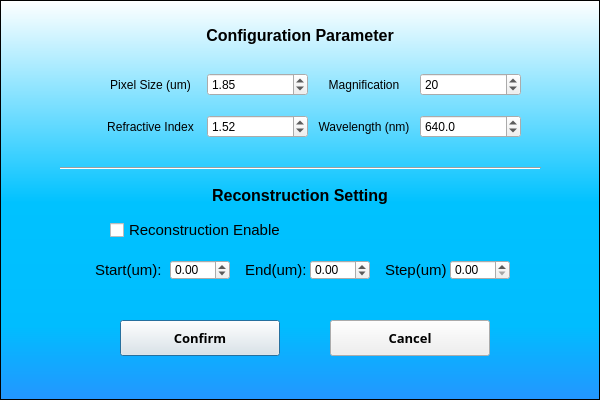
<?xml version="1.0" encoding="UTF-8"?>
<ui version="4.0">
 <class>Dialog</class>
 <widget class="QDialog" name="Dialog">
  <property name="geometry">
   <rect>
    <x>0</x>
    <y>0</y>
    <width>600</width>
    <height>400</height>
   </rect>
  </property>
  <property name="windowTitle">
   <string>Dialog</string>
  </property>
  <widget class="Line" name="line">
   <property name="geometry">
    <rect>
     <x>60</x>
     <y>160</y>
     <width>481</width>
     <height>16</height>
    </rect>
   </property>
   <property name="orientation">
    <enum>Qt::Horizontal</enum>
   </property>
  </widget>
  <widget class="QCheckBox" name="checkBox_recon">
   <property name="geometry">
    <rect>
     <x>110</x>
     <y>220</y>
     <width>181</width>
     <height>20</height>
    </rect>
   </property>
   <property name="sizeIncrement">
    <size>
     <width>20</width>
     <height>20</height>
    </size>
   </property>
   <property name="baseSize">
    <size>
     <width>0</width>
     <height>0</height>
    </size>
   </property>
   <property name="font">
    <font>
     <family>Arial</family>
     <pointsize>11</pointsize>
     <weight>50</weight>
     <italic>false</italic>
     <bold>false</bold>
    </font>
   </property>
   <property name="styleSheet">
    <string notr="true">font: 11pt &quot;Arial&quot;;

</string>
   </property>
   <property name="locale">
    <locale language="English" country="Canada"/>
   </property>
   <property name="text">
    <string>Reconstruction Enable</string>
   </property>
   <property name="iconSize">
    <size>
     <width>60</width>
     <height>60</height>
    </size>
   </property>
  </widget>
  <widget class="QWidget" name="layoutWidget_2">
   <property name="geometry">
    <rect>
     <x>100</x>
     <y>60</y>
     <width>421</width>
     <height>91</height>
    </rect>
   </property>
   <layout class="QGridLayout" name="gridLayout">
    <item row="1" column="2">
     <widget class="QLabel" name="label_wavelength">
      <property name="font">
       <font>
        <family>Arial</family>
        <pointsize>9</pointsize>
       </font>
      </property>
      <property name="locale">
       <locale language="English" country="Canada"/>
      </property>
      <property name="text">
       <string>Wavelength (nm)</string>
      </property>
      <property name="alignment">
       <set>Qt::AlignCenter</set>
      </property>
     </widget>
    </item>
    <item row="1" column="0">
     <widget class="QLabel" name="label_RI">
      <property name="font">
       <font>
        <family>Arial</family>
        <pointsize>9</pointsize>
       </font>
      </property>
      <property name="locale">
       <locale language="English" country="Canada"/>
      </property>
      <property name="text">
       <string>Refractive Index</string>
      </property>
      <property name="alignment">
       <set>Qt::AlignCenter</set>
      </property>
     </widget>
    </item>
    <item row="0" column="1">
     <widget class="QDoubleSpinBox" name="pixel_size">
      <property name="locale">
       <locale language="English" country="Canada"/>
      </property>
      <property name="minimum">
       <double>0.100000000000000</double>
      </property>
      <property name="maximum">
       <double>20.000000000000000</double>
      </property>
      <property name="singleStep">
       <double>0.010000000000000</double>
      </property>
      <property name="value">
       <double>1.850000000000000</double>
      </property>
     </widget>
    </item>
    <item row="0" column="3">
     <widget class="QSpinBox" name="magnification">
      <property name="locale">
       <locale language="English" country="Canada"/>
      </property>
      <property name="minimum">
       <number>1</number>
      </property>
      <property name="maximum">
       <number>150</number>
      </property>
      <property name="value">
       <number>20</number>
      </property>
     </widget>
    </item>
    <item row="1" column="3">
     <widget class="QDoubleSpinBox" name="wave_length">
      <property name="locale">
       <locale language="English" country="Canada"/>
      </property>
      <property name="frame">
       <bool>true</bool>
      </property>
      <property name="decimals">
       <number>1</number>
      </property>
      <property name="minimum">
       <double>350.000000000000000</double>
      </property>
      <property name="maximum">
       <double>1500.000000000000000</double>
      </property>
      <property name="singleStep">
       <double>1.000000000000000</double>
      </property>
      <property name="stepType">
       <enum>QAbstractSpinBox::DefaultStepType</enum>
      </property>
      <property name="value">
       <double>640.000000000000000</double>
      </property>
     </widget>
    </item>
    <item row="0" column="2">
     <widget class="QLabel" name="label_mag">
      <property name="font">
       <font>
        <family>Arial</family>
        <pointsize>9</pointsize>
       </font>
      </property>
      <property name="locale">
       <locale language="English" country="Canada"/>
      </property>
      <property name="text">
       <string>Magnification</string>
      </property>
      <property name="alignment">
       <set>Qt::AlignCenter</set>
      </property>
     </widget>
    </item>
    <item row="0" column="0">
     <widget class="QLabel" name="label_pixel">
      <property name="font">
       <font>
        <family>Arial</family>
        <pointsize>9</pointsize>
       </font>
      </property>
      <property name="locale">
       <locale language="English" country="Canada"/>
      </property>
      <property name="text">
       <string>Pixel Size (um)</string>
      </property>
      <property name="alignment">
       <set>Qt::AlignCenter</set>
      </property>
     </widget>
    </item>
    <item row="1" column="1">
     <widget class="QDoubleSpinBox" name="diffraction_index">
      <property name="locale">
       <locale language="English" country="Canada"/>
      </property>
      <property name="maximum">
       <double>10.000000000000000</double>
      </property>
      <property name="singleStep">
       <double>0.010000000000000</double>
      </property>
      <property name="value">
       <double>1.520000000000000</double>
      </property>
     </widget>
    </item>
   </layout>
  </widget>
  <widget class="QPushButton" name="pushButton_confirm">
   <property name="geometry">
    <rect>
     <x>120</x>
     <y>320</y>
     <width>160</width>
     <height>36</height>
    </rect>
   </property>
   <property name="font">
    <font>
     <family>Arial Black</family>
     <pointsize>10</pointsize>
     <weight>75</weight>
     <bold>true</bold>
    </font>
   </property>
   <property name="locale">
    <locale language="English" country="Canada"/>
   </property>
   <property name="text">
    <string>Confirm</string>
   </property>
  </widget>
  <widget class="QPushButton" name="pushButton_cancel">
   <property name="geometry">
    <rect>
     <x>330</x>
     <y>320</y>
     <width>160</width>
     <height>36</height>
    </rect>
   </property>
   <property name="font">
    <font>
     <family>Arial Black</family>
     <pointsize>10</pointsize>
     <weight>75</weight>
     <bold>true</bold>
    </font>
   </property>
   <property name="locale">
    <locale language="English" country="Canada"/>
   </property>
   <property name="text">
    <string>Cancel</string>
   </property>
  </widget>
  <widget class="QLabel" name="Title_config">
   <property name="geometry">
    <rect>
     <x>200</x>
     <y>20</y>
     <width>200</width>
     <height>30</height>
    </rect>
   </property>
   <property name="font">
    <font>
     <family>Arial</family>
     <pointsize>12</pointsize>
     <weight>75</weight>
     <bold>true</bold>
    </font>
   </property>
   <property name="locale">
    <locale language="English" country="Canada"/>
   </property>
   <property name="text">
    <string>Configuration Parameter</string>
   </property>
   <property name="alignment">
    <set>Qt::AlignCenter</set>
   </property>
  </widget>
  <widget class="QLabel" name="Title_recon">
   <property name="geometry">
    <rect>
     <x>200</x>
     <y>180</y>
     <width>200</width>
     <height>30</height>
    </rect>
   </property>
   <property name="font">
    <font>
     <family>Arial</family>
     <pointsize>12</pointsize>
     <weight>75</weight>
     <bold>true</bold>
    </font>
   </property>
   <property name="locale">
    <locale language="English" country="Canada"/>
   </property>
   <property name="text">
    <string>Reconstruction Setting</string>
   </property>
   <property name="alignment">
    <set>Qt::AlignCenter</set>
   </property>
  </widget>
  <widget class="QDoubleSpinBox" name="SpinBox_start_recon">
   <property name="geometry">
    <rect>
     <x>170</x>
     <y>260</y>
     <width>60</width>
     <height>20</height>
    </rect>
   </property>
   <property name="locale">
    <locale language="English" country="Canada"/>
   </property>
   <property name="minimum">
    <double>-2000.000000000000000</double>
   </property>
   <property name="maximum">
    <double>2000.000000000000000</double>
   </property>
  </widget>
  <widget class="QDoubleSpinBox" name="SpinBox_end_recon">
   <property name="geometry">
    <rect>
     <x>310</x>
     <y>260</y>
     <width>60</width>
     <height>20</height>
    </rect>
   </property>
   <property name="locale">
    <locale language="English" country="Canada"/>
   </property>
   <property name="minimum">
    <double>-2000.000000000000000</double>
   </property>
   <property name="maximum">
    <double>2000.000000000000000</double>
   </property>
  </widget>
  <widget class="QDoubleSpinBox" name="SpinBox_step_recon">
   <property name="geometry">
    <rect>
     <x>450</x>
     <y>260</y>
     <width>60</width>
     <height>20</height>
    </rect>
   </property>
   <property name="locale">
    <locale language="English" country="Canada"/>
   </property>
   <property name="maximum">
    <double>500.000000000000000</double>
   </property>
  </widget>
  <widget class="QLabel" name="label_start_recon">
   <property name="geometry">
    <rect>
     <x>95</x>
     <y>260</y>
     <width>71</width>
     <height>20</height>
    </rect>
   </property>
   <property name="font">
    <font>
     <family>Arial</family>
     <pointsize>11</pointsize>
     <weight>50</weight>
     <bold>false</bold>
    </font>
   </property>
   <property name="locale">
    <locale language="English" country="Canada"/>
   </property>
   <property name="text">
    <string>Start(um):</string>
   </property>
  </widget>
  <widget class="QLabel" name="label_end_recon">
   <property name="geometry">
    <rect>
     <x>245</x>
     <y>260</y>
     <width>61</width>
     <height>20</height>
    </rect>
   </property>
   <property name="font">
    <font>
     <family>Arial</family>
     <pointsize>11</pointsize>
    </font>
   </property>
   <property name="locale">
    <locale language="English" country="Canada"/>
   </property>
   <property name="text">
    <string>End(um):</string>
   </property>
  </widget>
  <widget class="QLabel" name="label_step_recon">
   <property name="geometry">
    <rect>
     <x>385</x>
     <y>260</y>
     <width>61</width>
     <height>20</height>
    </rect>
   </property>
   <property name="font">
    <font>
     <family>Arial</family>
     <pointsize>11</pointsize>
    </font>
   </property>
   <property name="locale">
    <locale language="English" country="Canada"/>
   </property>
   <property name="text">
    <string>Step(um):</string>
   </property>
  </widget>
  <widget class="QFrame" name="frame">
   <property name="geometry">
    <rect>
     <x>0</x>
     <y>0</y>
     <width>600</width>
     <height>400</height>
    </rect>
   </property>
   <property name="styleSheet">
    <string notr="true">background-color: qlineargradient(spread:pad, x1:1, y1:1, x2:1, y2:0, stop:0 rgba(36, 149, 255, 255), stop:0.1875 rgba(0, 189, 255, 255), stop:0.494318 rgba(0, 194, 255, 255), stop:1 rgba(255, 255, 255, 255));</string>
   </property>
   <property name="frameShape">
    <enum>QFrame::StyledPanel</enum>
   </property>
   <property name="frameShadow">
    <enum>QFrame::Raised</enum>
   </property>
  </widget>
  <zorder>frame</zorder>
  <zorder>line</zorder>
  <zorder>checkBox_recon</zorder>
  <zorder>layoutWidget_2</zorder>
  <zorder>pushButton_confirm</zorder>
  <zorder>pushButton_cancel</zorder>
  <zorder>Title_config</zorder>
  <zorder>Title_recon</zorder>
  <zorder>SpinBox_start_recon</zorder>
  <zorder>SpinBox_end_recon</zorder>
  <zorder>SpinBox_step_recon</zorder>
  <zorder>label_start_recon</zorder>
  <zorder>label_end_recon</zorder>
  <zorder>label_step_recon</zorder>
 </widget>
 <resources/>
 <connections/>
</ui>
